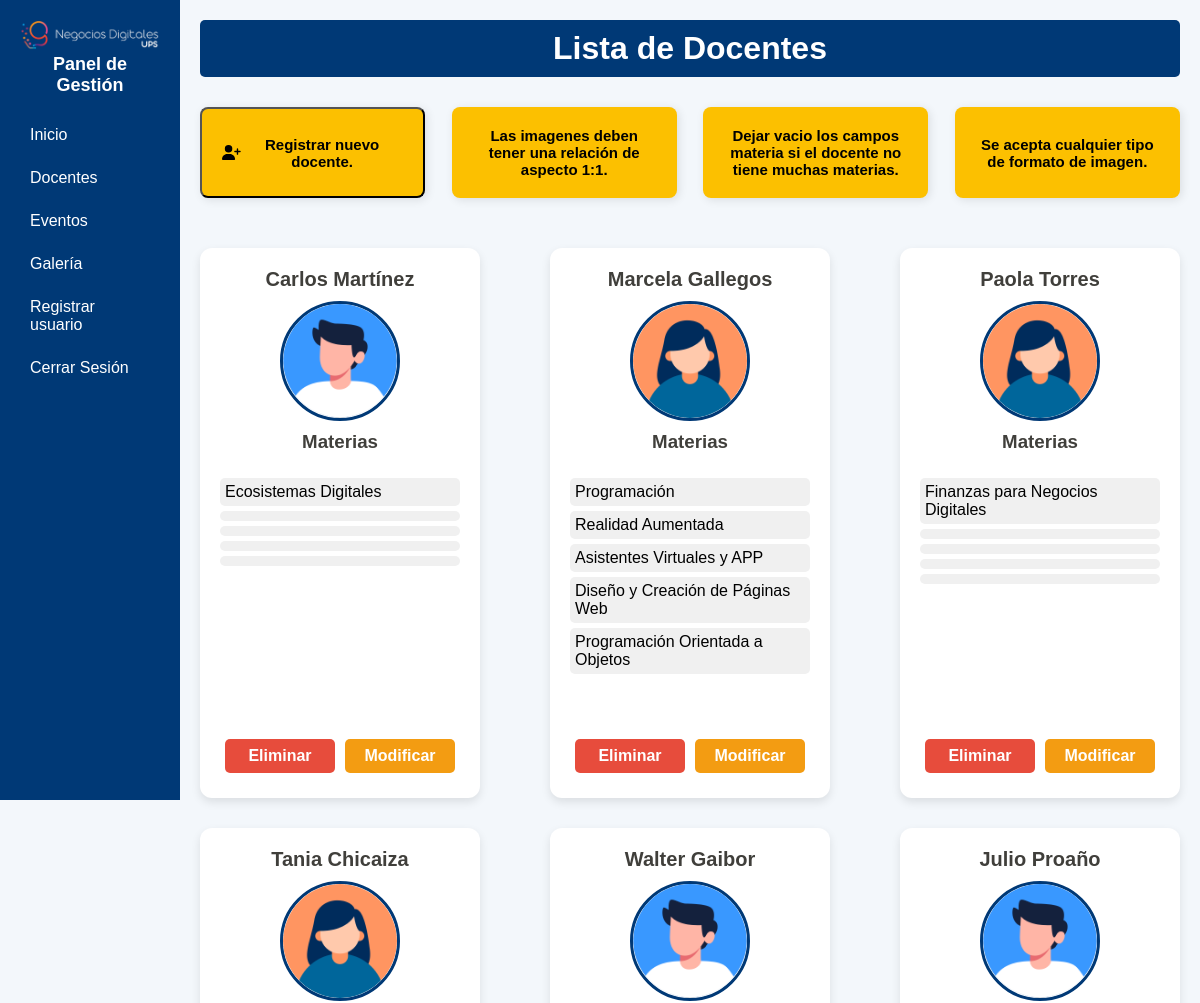
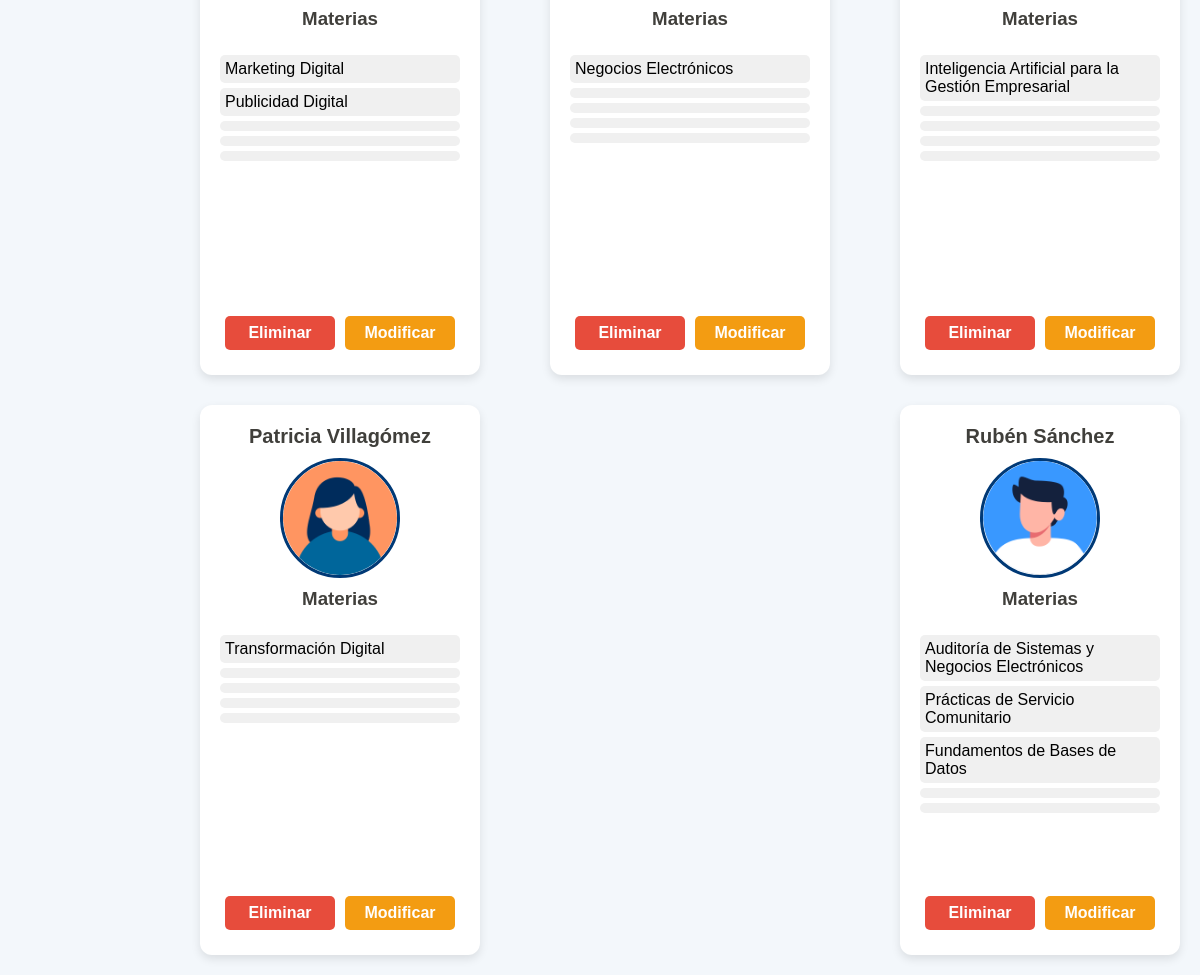
The page /admin/docentes.php (signed in) on the database its author committed (2 pictures, top to bottom).
### tables this page shows
CREATE TABLE `docentes` (
  `id` int(11) NOT NULL,
  `nombres` varchar(255) NOT NULL,
  `materia1` text DEFAULT NULL,
  `materia2` text DEFAULT NULL,
  `materia3` text DEFAULT NULL,
  `materia4` text DEFAULT NULL,
  `materia5` text DEFAULT NULL,
  `imagen` varchar(255) NOT NULL
);

### admin/docentes.php (the view, shortened to what this page needs)
<!DOCTYPE html>
<html lang="es">
<head>
    <link rel="stylesheet" href="styles.css">
</head>
<body>
    <div class="sidebar">
        <div class="logo-container">
            <img src="../img/logo_ND.png" alt="Logo" class="logo">
            <h2>Panel de Gestión</h2>
        </div>
        <nav class="nav-menu">
            <a href="inicio.php">Inicio</a>
            <a href="docentes.php">Docentes</a>
            <a href="eventos.php">Eventos</a>
            <a href="galeria.php">Galería</a>
            <a href="registro.php">Registrar usuario</a>
            <a href="php/salir.php">Cerrar Sesión</a>
        </nav>
    </div>
    <div class="docentes">
    <div class="titulo-docentes">
        <h1>Lista de Docentes</h1>
    </div>
    <div class="action-buttons">
        <button class="action-card" id="openModal"><i class="fas fa-user-plus"></i>Registrar nuevo docente.</button>
        <p class="action-card">Las imagenes deben tener una relación de aspecto 1:1.</p>
        <p class="action-card">Dejar vacio los campos materia si el docente no tiene muchas materias.</p>
        <p class="action-card">Se acepta cualquier tipo de formato de imagen.</p>
    </div>
        <?php
        include ("php/conexion.php");
        $sql = "SELECT * FROM docentes";
        $result = mysqli_query($conexion, $sql);
        while ($mostrar = mysqli_fetch_array($result)) {
        ?>
            <div class="docente-card">
                <h1><?php echo $mostrar['nombres']; ?></h1>
                <div class="imagen-container">
                    <img src="php/<?php echo $mostrar['imagen']; ?>" alt="Foto de <?php echo $mostrar['nombres']; ?>">
                </div>
                <h3>Materias</h3>
                <ol>
                    <li><?php echo $mostrar['materia1']; ?></li>
                    <li><?php echo $mostrar['materia2']; ?></li>
                    <li><?php echo $mostrar['materia3']; ?></li>
                    <li><?php echo $mostrar['materia4']; ?></li>
                    <li><?php echo $mostrar['materia5']; ?></li>
                </ol>
                <div class="acciones">
                    <a class="eliminar-btn" href="php/eliminar_docente.php?id=<?php echo $mostrar['id']; ?>">Eliminar</a>
                    <a class="modificar-btn" href="php/modificar_docentes.php?id=<?php echo $mostrar['id']; ?>">Modificar</a>
                </div>
            </div>
        <?php
        }
        ?>
    </div>
</body>
</html>

### admin/styles.css (style rules this page uses)
:root { --azul-principal: #003976; --amarrillo-principal: #FCC000; --texto-principal: #403F3B; --texto-secundario: #807D7E; --botones-principal: #07508E; --botones-secundario: #0065B0; --fondo-primario: #F3F7FB; --fondo-secundario: #F0F0F0; }
* { margin: 0; padding: 0; box-sizing: border-box; font-family:'Gill Sans', 'Gill Sans MT', Calibri, 'Trebuchet MS', sans-serif }
body { display: flex; flex-direction: row; min-height: 100vh; background-color: var(--fondo-primario); }
.login h1, h2, h3 { color: var(--texto-principal); text-align: center; margin-bottom: 20px; }
.sidebar { width: 15%; background-color: var(--azul-principal); color: white; padding: 20px; position: fixed; height: 100vh; }
.sidebar .logo-container { text-align: center; margin-bottom: 20px; }
.sidebar .logo { width: 100%; }
.sidebar h2 { font-size: 18px; text-align: center; color: #fff; }
.nav-menu a { display: block; color: white; text-decoration: none; padding: 10px; margin: 5px 0; border-radius: 5px; }
.stats-container, .action-buttons { display: flex; justify-content: space-between; margin-bottom: 20px; width: 100%; }
.stat-card, .action-card { background: white; padding: 20px; border-radius: 8px; box-shadow: 2px 2px 10px rgba(0, 0, 0, 0.1); text-align: center; width: 23%; font-size: 15px; }
.action-card { display: flex; align-items: center; justify-content: center; text-decoration: none; font-weight: bold; color: #000; background: var(--amarrillo-principal); transition: 0.3s; }
.docentes { margin-left: 15%; padding: 20px; display: flex; flex-wrap: wrap; justify-content: space-between; gap: 30px 0px; }
.titulo-docentes { text-align: center; width: 100%; padding: 10px 0; background-color: var(--azul-principal); color: white; font-weight: bold; border-radius: 5px; }
.docente-card { background: white; border-radius: 12px; box-shadow: 0px 4px 10px rgba(0, 0, 0, 0.1); padding: 20px; text-align: center; width: 280px; display: flex; flex-direction: column; align-items: center; transition: transform 0.3s ease-in-out; height: 550px; }
.imagen-container { width: 120px; height: 120px; border-radius: 50%; overflow: hidden; margin-bottom: 10px; border: 3px solid var(--azul-principal); }
.imagen-container img { width: 100%; height: 100%; object-fit: cover; }
.docente-card h1 { font-size: 20px; margin-bottom: 10px; color: var(--texto-principal); }
.docente-card ol { list-style: none; padding: 0; text-align: left; width: 100%; flex-grow: 1; }
.docente-card ol li { background: var(--fondo-secundario); margin: 5px 0; padding: 5px; border-radius: 5px; }
.acciones { width: 100%; display: flex; justify-content: space-around; margin-top: auto; }
.acciones a { text-decoration: none; padding: 8px 12px; border-radius: 5px; color: white; font-weight: bold; flex: 1; text-align: center; margin: 5px; }
.eliminar-btn { background: red; }
.modificar-btn { background: blue; }
.eliminar-btn, .modificar-btn { text-decoration: none; color: white; padding: 5px 10px; border-radius: 5px; margin-right: 5px; display: inline-block; }
.eliminar-btn { background-color: #e74c3c; }
.modificar-btn { background-color: #f39c12; }

### rows shown on the page
docentes: nombres "Carlos Martínez", imagen (picture), materia1 "Ecosistemas Digitales"
docentes: nombres "Marcela Gallegos", imagen (picture), materia1 "Programación", materia2 "Realidad Aumentada", materia3 "Asistentes Virtuales y APP", materia4 "Diseño y Creación de Páginas Web", materia5 "Programación Orientada a Objetos"
docentes: nombres "Paola Torres", imagen (picture), materia1 "Finanzas para Negocios Digitales"
docentes: nombres "Tania Chicaiza", imagen (picture), materia1 "Marketing Digital", materia2 "Publicidad Digital"
docentes: nombres "Walter Gaibor", imagen (picture), materia1 "Negocios Electrónicos"
docentes: nombres "Julio Proaño", imagen (picture), materia1 "Inteligencia Artificial para la Gestión Empresarial"
docentes: nombres "Patricia Villagómez", imagen (picture), materia1 "Transformación Digital"
docentes: nombres "Rubén Sánchez", imagen (picture), materia1 "Auditoría de Sistemas y Negocios Electrónicos", materia2 "Prácticas de Servicio Comunitario", materia3 "Fundamentos de Bases de Datos"
